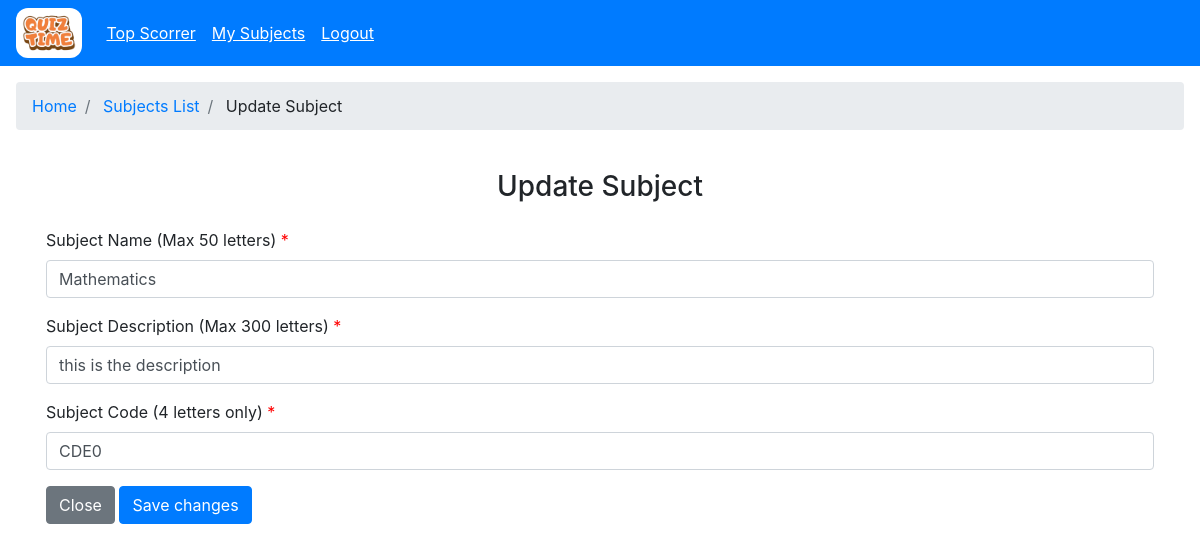
Page /admin/subject/update?sub_id=d78b01c6-6599-4280-97ee-bf315c352f7a (signed in) on the committed database.
### models/model.py (models this page shows)
class Subject(db.Model):
    __tablename__='subjects'
    id=db.Column(db.VARCHAR(100), primary_key=True)
    name=db.Column(db.VARCHAR(100), nullable=False)
    description=db.Column(db.VARCHAR(100), nullable=False)
    created_at=db.Column(db.TIMESTAMP, nullable=False)
    updated_at=db.Column(db.TIMESTAMP, nullable=False)
    code=db.Column(db.VARCHAR(100), nullable=False)

### controllers/admin/admin_subject.py (the view)
@subject.route("/update", methods=['GET', 'POST'])
@login_required
@swag_from({
    "tags": ["Admin"],
    "description": "Update a subject",
    "summary": "Update a subject",
    "parameters": [
        {
            "in": "query",
            "name": "sub_id",
            "required": True,
            "type": "string",
            "description": "Subject id"
        },
        {
            "in": "formData",
            "name": "code",
            "required": True,
            "type": "string",
            "description": "Subject code"
        },
        {
            "in": "formData",
            "name": "name",
            "required": True,
            "type": "string",
            "description": "Subject name"
        },
        {
            "in": "formData",
            "name": "description",
            "required": True,
            "type": "string",
            "description": "Subject description"
        },
    ],
    "responses": {
        200: {
            "description": "Subject updated successfully"
        },
        404: {
            "description": "Subject not found"
        }
    }
})
@role_required("admin")
def update_subject():
    sub_id = request.args.get("sub_id", "")
    if not sub_id:
        raise ValueError("Subject is required")
    sub = Subject.query.filter_by(id=sub_id).first()
    if not sub:
        return flash_and_redirect("Subject not found", "danger", url_for("subject.subject_home"))
    if request.method=='POST':
        name = request.form.get('name')
        code = request.form.get('code')
        description = request.form.get('description')
        fields_to_validate = [
            ('name',name, lambda x: x, "name is required" ),
            ("description", description, lambda x: x, "description is required"),
            ("code", code, lambda x: x, "code is required")
        ]
        validation = validate_fields(fields_to_validate)
        if validation:
            return render_template("admin/admin_subject_manage.html")
        try:
            sub.name = name
            sub.code = code
            sub.description = description
            sub.updated_at = datetime.now()
            db.session.commit()
            return flash_and_redirect("Subject updated successfully", "success", url_for("subject.subject_home"))
        except Exception as e:
            db.session.rollback()
            return flash_and_redirect(str(e), "danger", url_for("subject.subject_home"))
    else:
       return render_template("admin/subjects/admin_subject_manage.html", sub=sub)

### app.py (called while the page is built)
    @login_manager.user_loader
    def load_user(user_id):
        return User.query.get(user_id)

### controllers/decorator.py (called while the page is built)
def role_required(role):
    def decorator(func):
        @wraps(func)
        def wrapper(*args, **kwargs):
            if not current_user.is_authenticated:
                return redirect(url_for("auth.login_post"))
            if current_user.user_type != role and session.get("user_type") != role:
                if current_user.user_type == "admin":
                    return redirect(url_for("admin.admin_home"))
                return redirect(url_for("user.user_home"))
            return func(*args, **kwargs)
        return wrapper
    return decorator

### templates/admin/subjects/admin_subject_manage.html (shortened to what this page needs)
{% extends "base.html" %} {% block title %} Manage Subject {% endblock %} {%
block content %} {% include "admin/admin_wrapper.html" %}
<section class="p-3">
  <nav aria-label="breadcrumb">
    <ol class="breadcrumb">
      <li class="breadcrumb-item"><a href="/admin">Home</a></li>
      <li class="breadcrumb-item">
        <a href="/admin/subject/?skip=0&take=25">Subjects List</a>
      </li>
      <li class="breadcrumb-item" aria-current="page">
        {% if sub %}Update Subject{% else %}New Subject{% endif %}
      </li>
    </ol>
  </nav>
  <section class="d-flex flex-column align-items-center justify-content-center">
    <h3 class="mt-4">
      {% if sub %}Update Subject{% else %}New Subject{% endif %}
    </h3>
    <form
      method="post"
      class="container p-3"
      action="{% if sub %}/admin/subject/update?sub_id={{ sub.id }}{% else %}/admin/subject/new{% endif %}"
    >
      <div>
        <div class="form-group">
          <label for="exampleInputName1"
            >Subject Name (Max 50 letters)
            <span class="required">*</span></label
          >
          <input
            type="text"
            class="form-control"
            id="exampleInputName1"
            name="name"
            aria-describedby="nameHelp"
            maxlength="50"
            placeholder="Enter Subject Name"
            value="{{ sub.name if sub else '' }}"
          />
        </div>
        <div class="form-group">
          <label for="exampleInputDescription1"
            >Subject Description (Max 300 letters)
            <span class="required">*</span></label
          >
          <input
            type="text"
            class="form-control"
            name="description"
            multiple
            min="4"
            maxlength="300"
            value="{{ sub.description if sub else '' }}"
            id="exampleInputDescription1"
            placeholder="Enter Subject Description"
          />
        </div>
        <div class="form-group">
          <label for="exampleInputCode1"
            >Subject Code (4 letters only)
            <span class="required">*</span></label
          >
          <input
            type="text"
            class="form-control"
            id="exampleInputCode1"
            name="code"
            maxlength="4"
            value="{{ sub.code if sub else '' }}"
            placeholder="Enter Subject Code"
          />
        </div>
      </div>
      <div>
        <button type="button" class="btn btn-secondary" data-dismiss="modal">
          <a href="/admin/subject?skip=0&take=25" class="text-white">Close </a>
        </button>
        <button type="submit" class="btn btn-primary">Save changes</button>
      </div>
    </form>
  </section>
</section>
{% endblock %}

### static/css/style.css (style rules this page uses)
.required { color: red; }

### rows in the picture
Subject: name "Mathematics", description "this is the description", code "CDE0"
